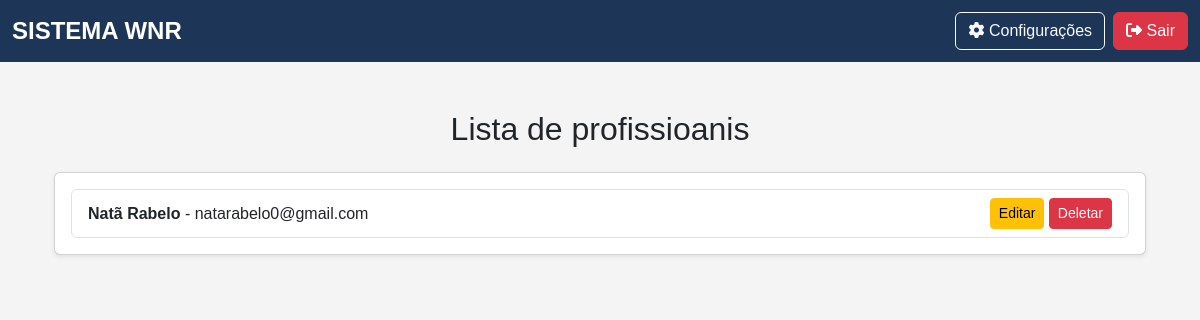
The page /listar_profissional (signed in) on the database as committed earlier.
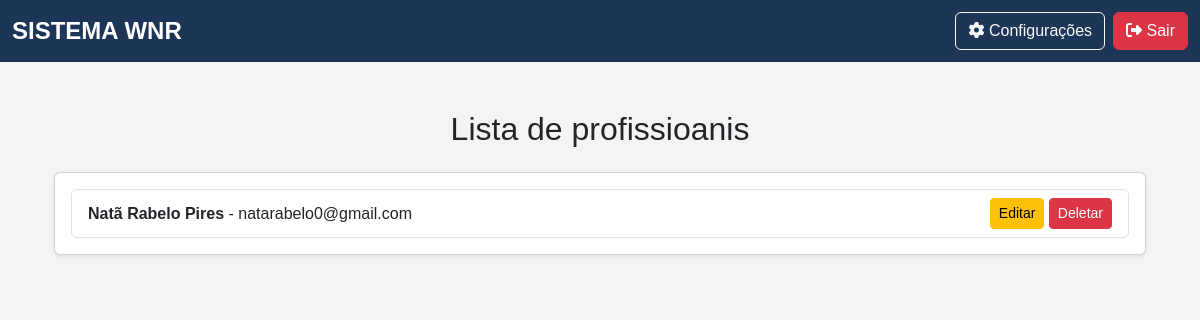
The same page on the database as committed later.
### app/models.py (models this page shows)
class Profissional(db.Model):
    __tablename__ = "profissionais"
    id                      = Column(Integer, primary_key=True, index=True)
    nome                    = Column(String, index=True)
    cpf                     = Column(String(11), unique=True, index=True)
    email                   = Column(String, unique=True, index=True)
    data_nascimento         = Column(Date)
    bairro                  = Column(String)
    banco                   = Column(String)
    cep                     = Column(String(8))
    cidade                  = Column(String)
    graduacao               = Column(String)
    issqn                   = Column(String)
    fone_pessoal            = Column(String)
    fone_profissional       = Column(String)
    foto                    = Column(String)
    curriculum_lattes       = Column(String)
    dias_horas_disponiveis  = Column(String)
    endereco_profissional   = Column(String)
    estado                  = Column(String)
    observacoes             = Column(String)
    pix                     = Column(String)
    registro_profissional   = Column(String)
    rg                      = Column(String)
    valor_minimo            = Column(Float)
    encaminhamentos = relationship("Encaminhamento", back_populates="profissional", cascade="all, delete-orphan")
    guias = relationship("Guia", back_populates="profissional")

### app/routes/professional_routes.py (the view)
@professional_bp.route('/listar_profissional', methods=['GET', 'POST'])
@login_required
def listar_profissional():
    profissionais = Profissional.query.all()
    return render_template('professional/list.html', profissionais=profissionais)

### app/__init__.py (called while the page is built)
@login_manager.user_loader
def load_user(id):
    return Usuario.query.get(int(id))  # Converte para inteiro e busca no banco

### app/templates/professional/list.html (shortened to what this page needs)
{% extends 'base.html' %}
{% block content %}
<div class="container mt-5">
    <h2 class="text-center mb-4 mt-5">Lista de profissioanis</h2>
    <div class="card shadow-sm">
        <div class="card-body">
            <ul class="list-group">
                {% for profissional in profissionais %}
                    <li class="list-group-item d-flex justify-content-between align-items-center">
                        <div>
                            <strong>{{ profissional.nome }}</strong> - {{ profissional.email }}
                        </div>
                        <div>
                            <a href="{{ url_for('professional_bp.editar_profissional', id=profissional.id) }}" class="btn btn-sm btn-warning">Editar</a>
                            <a href="{{ url_for('professional_bp.deletar_profissional', id=profissional.id) }}" class="btn btn-sm btn-danger">Deletar</a>
                        </div>
                    </li>
                {% endfor %}
            </ul>
        </div>
    </div>
</div>
{% endblock %}

### app/templates/base.html (shortened to what this page needs)
<!DOCTYPE html>
<html lang="pt-BR">
<head>
    <link href="https://cdn.jsdelivr.net/npm/bootstrap@5.3.0/dist/css/bootstrap.min.css" rel="stylesheet">
    <link rel="stylesheet" href="{{ url_for('static', filename='css/base.css') }}">
</head>
<body>
    <nav class="navbar navbar-expand-lg navbar-dark">
        <div class="container-fluid">
            <a class="navbar-brand" href="{{ url_for('main_bp.menu')}}">SISTEMA WNR</a>
            <div class="d-flex">
                <a href="#" class="btn btn-outline-light me-2"><i class="fas fa-cog"></i> Configurações</a>
                <a href="{{ url_for('auth_bp.logout')}}" class="btn btn-danger"><i class="fas fa-sign-out-alt"></i> Sair</a>
            </div>
        </div>
    </nav>
    <div class="container container-fluid mt-5">
        {% block content %}{% endblock %}
    </div>
</body>
</html>

### app/static/css/base.css (style rules this page uses)
body { background-color: #f4f4f4; font-family: 'Arial', sans-serif; }
.navbar { background-color: #1d3557; }
.navbar-brand { font-size: 1.5rem; font-weight: bold; }
.navbar .btn { font-size: 1rem; transition: 0.3s; }

Rows that differ between the two databases and show on the page:
changed Profissional "natarabelo0@gmail.com": nome "Natã Rabelo" → "Natã Rabelo Pires"
